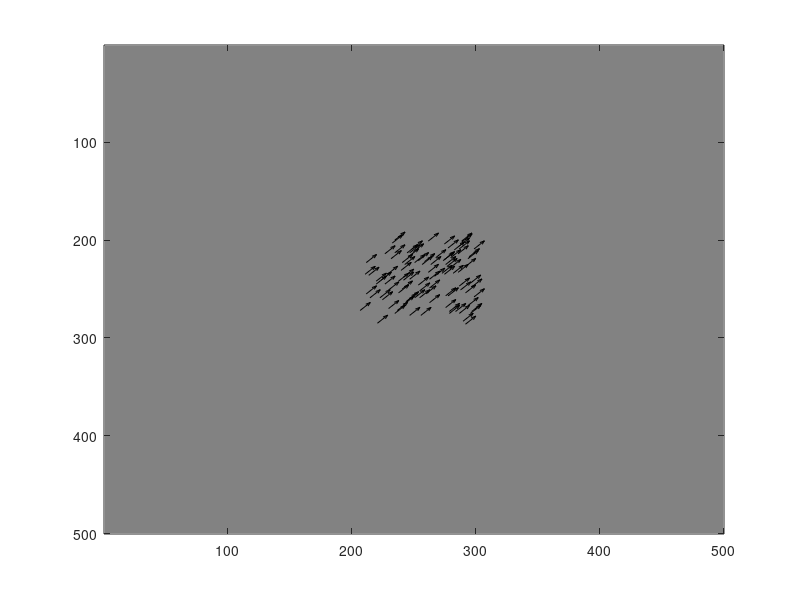

The MATLAB source for this figure:
function [Stimulus] = generateStimulus()

% load stimulus parameters
load ./StimulusParam.mat;

screenSize = M.screenSize;
dotSize = M.dotSize;
dotDensity = M.dotDensity;
speed = M.speed;
direction = M.direction;
apertureDiam = M.apertureDiam;
apertureLoc = M.apertureLoc;
coherence = M.coherence;
lifeTime = M.lifeTime;
duration = M.duration;
framerate = M.framerate;


numDots = floor(apertureDiam * apertureDiam * dotDensity); % assuming that the aperture is square

dotsInitialPosition = [randperm(apertureDiam,numDots) + apertureLoc(1) - apertureDiam/2;randperm(apertureDiam,numDots)+ apertureLoc(2) - apertureDiam/2];
initialLife = rand(1,numDots) * lifeTime;
initialMotionVector = repmat([speed;direction],1,numDots);
numFramesNeeded = floor(duration * framerate / 1000);

for framecount = 1:numFramesNeeded
    
    % move the dots 
    if framecount == 1
        dotsPosition = dotsInitialPosition;
        dotsLife = initialLife;
        motionVectors = initialMotionVector;
    else
        dotsPosition(1,:,framecount) = floor(dotsPosition(1,:,framecount-1) + (1/framerate) * speed * cos(direction));
        dotsPosition(2,:,framecount) = floor(dotsPosition(2,:,framecount-1) + (1/framerate) * speed * sin(direction));
        dotsLife = dotsLife + (1/framerate) * 1000;
        motionVectors(:,:,framecount) = repmat([speed;direction],1,numDots);
    end
    
    % relocate the dead dots
    deadDotsIdx = dotsLife > lifeTime;
    numDeadDots = sum(deadDotsIdx);
    dotsPosition(:,deadDotsIdx,framecount) = [randperm(apertureDiam,numDeadDots) + apertureLoc(1) - apertureDiam/2;randperm(apertureDiam,numDeadDots)+ apertureLoc(2) - apertureDiam/2];
    dotsLife(deadDotsIdx) = 0;
    
    % set the motion vector for deadDots to zero
    if numDeadDots > 0
        motionVectors(:,deadDotsIdx,framecount) = repmat([0;direction],1,numDeadDots);
    end
    
    % replace the dots at the aperture border
    currentDotsPosition = squeeze(dotsPosition(:,:,end));
    upborderDotsIdx = currentDotsPosition(2,:) > (apertureLoc(2) + apertureDiam/2);
    lowborderDotsIdx = currentDotsPosition(2,:) < (apertureLoc(2) - apertureDiam/2);
    rightborderDotsIdx = currentDotsPosition(1,:) > (apertureLoc(1) + apertureDiam/2);
    leftborderDotsIdx = currentDotsPosition(1,:) < (apertureLoc(1) - apertureDiam/2);
    
    borderDotsIdx = upborderDotsIdx | lowborderDotsIdx | rightborderDotsIdx | leftborderDotsIdx;
    numBorderDots = sum(borderDotsIdx);
    dotsPosition(:,borderDotsIdx,framecount) = [randperm(apertureDiam,numBorderDots) + apertureLoc(1) - apertureDiam/2;randperm(apertureDiam,numBorderDots)+ apertureLoc(2) - apertureDiam/2];
    dotsLife(borderDotsIdx) = 0;
     
    
end

% show the simulated stimulus
% for i = 1:numFramesNeeded
% %     figure;
%     I = zeros(screenSize(1),screenSize(1));
%     idx = sub2ind(size(I), [squeeze(dotsPosition(1,:,i))], [squeeze(dotsPosition(2,:,i))]);
%     I(idx) = 1;
%     figure(1);imagesc(I);colormap(gray);pause(1/framerate)
% end

for i = 1:numFramesNeeded
    figure(1);imagesc(zeros(screenSize(1),screenSize(1)));colormap(gray);hold on;
    figure(1);quiver(squeeze(dotsPosition(1,:,i)),squeeze(dotsPosition(2,:,i)),motionVectors(1,:,i) .* cos(motionVectors(2,:,i)),motionVectors(1,:,i) .* sin(motionVectors(2,:,i)),'Color','k');
    pause(1/framerate)
end

Stimulus.dotsPosition = dotsPosition;
Stimulus.motionVectors = motionVectors;


end